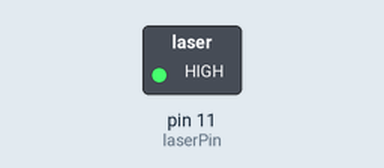
A sketch run on a simulated Arduino Uno, built with avr-gcc and run on an emulated ATmega328P. Parts: switched loads named in the sketch (green lamp = pin HIGH).

Above: at 1.5 s.
At 4.5 s:
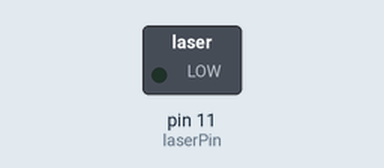
Timing chart, 0 to 7.8 s (numbered marks = the images above):
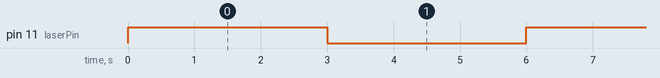

Measured:
- by itself, pin 11 (laserPin): alternates HIGH for 3.0 s and LOW for 3.0 s

The sketch:

E0_Test.ino
```cpp
int laserPin = 11;


void setup() {
  // put your setup code here, to run once:
  pinMode(laserPin, OUTPUT);
}

void loop() {
  // put your main code here, to run repeatedly:

  digitalWrite(laserPin, HIGH);
  delay(3000);
  digitalWrite(laserPin, LOW);
  delay(3000);

}
```
